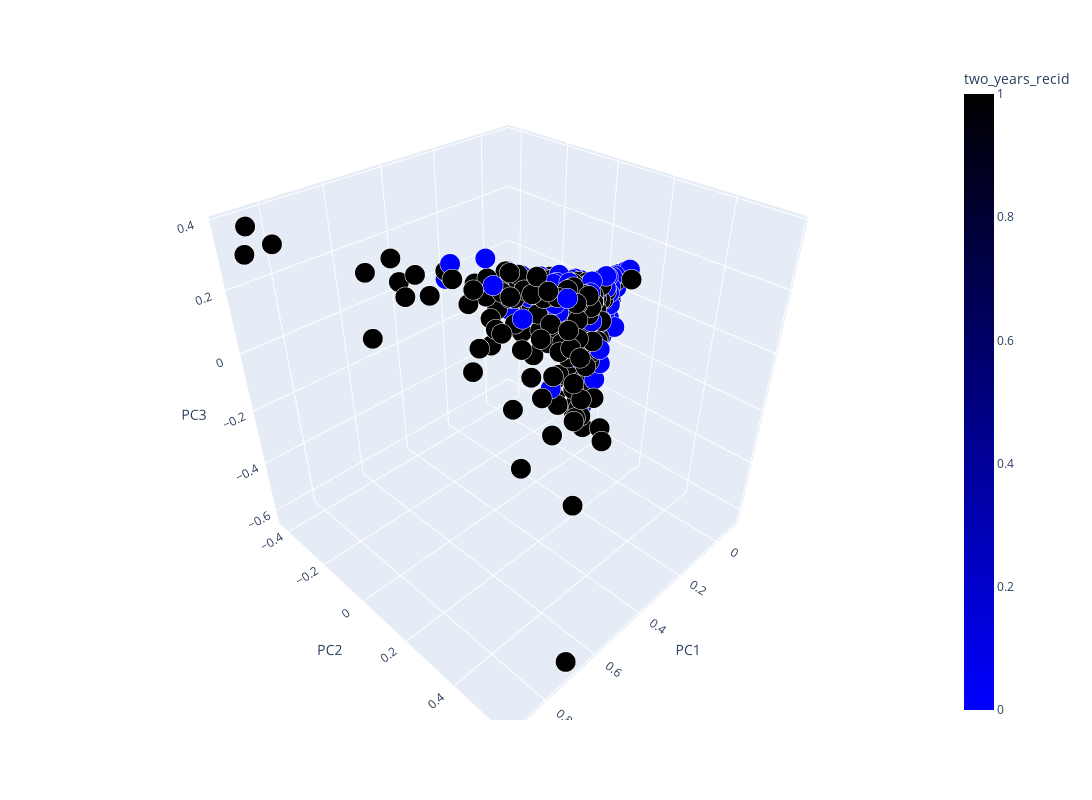

Source (notebook cell):
### Markdown cell above
In the next cell, you are asked to perform a 3 components PCA and plot it using Plotly.
<div class="alert alert-danger">
 Note: On certain versions of Firefox, the 3D scatter function of plotly may have some issues.
</div>

### Code cell
"""
CELL N°2.2.2 : Principal Component Analysis (3D)

@pre:  A pandas.DataFrame `X` containing the dataset and labels `y`
@post: A PCA visualization in 3D where points are colored with respect to true labels `y`
"""

def PCA_3comp_visu(X):

    pca = PCA(n_components=3) # create the scikit-learn estimator, here the PCA with 3 PCs
    X = pca.fit_transform(X) # fit the data, i.e., actually run the estimation of PCs and loadings from dataset X
    X_normalized = X / (X.max(axis=0) - X.min(axis=0))
    X = pd.DataFrame(data=X_normalized, columns=["PC1", "PC2", "PC3"])

    # Create scatter plot
    fig = px.scatter_3d(X, x="PC1", y="PC2", z="PC3", 
                        color=y, 
                        color_continuous_scale=['blue','black'],
                        size=10*np.ones_like(X['PC1']), opacity=1,
                        labels={'color':'two_years_recid'})


    fig.update_layout(
        scene = dict(
            aspectmode = 'data'
        ),
        width=1200, height=800,
        showlegend = True
        )

    fig.show()

PCA_3comp_visu(X)

### Figure 1 — Plotly figure (JSON) as saved in the notebook; plotly's stock layout.template omitted (floating-point values rounded to 4 significant figures; data arrays with more than 128 entries replaced by an {"elided": "..."} marker saying what was removed)
{"data": [{"hovertemplate": "PC1=%{x}<br>PC2=%{y}<br>PC3=%{z}<br>size=%{marker.size}<br>two_years_recid=%{marker.color}<extra></extra>", "legendgroup": "", "marker": {"color": {"elided": "5388 int values"}, "coloraxis": "coloraxis", "opacity": 1, "size": {"elided": "5388 int values"}, "sizemode": "area", "sizeref": 0.025, "symbol": "circle"}, "mode": "markers", "name": "", "scene": "scene", "showlegend": false, "type": "scatter3d", "x": {"elided": "5388 float values"}, "y": {"elided": "5388 float values"}, "z": {"elided": "5388 float values"}}], "layout": {"coloraxis": {"colorbar": {"title": {"text": "two_years_recid"}}, "colorscale": [[0, "blue"], [1, "black"]]}, "height": 800, "legend": {"itemsizing": "constant", "tracegroupgap": 0}, "margin": {"t": 60}, "scene": {"aspectmode": "data", "domain": {"x": [0, 1], "y": [0, 1]}, "xaxis": {"title": {"text": "PC1"}}, "yaxis": {"title": {"text": "PC2"}}, "zaxis": {"title": {"text": "PC3"}}}, "showlegend": true, "width": 1200}}
